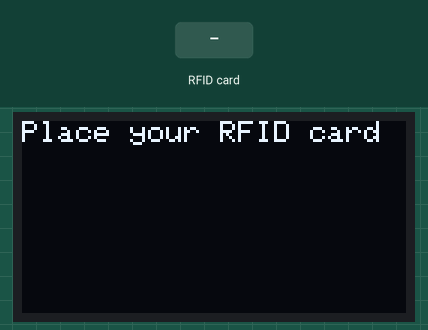
Bench run of a sketch on a simulated ESP32. Parts: 128×64 one-colour display. Inputs (shaded band) come from the test bench. What the sketch prints to the serial monitor is not drawn.

Above: at 2.3 s.
2.4 s: RFID card 72 08 FA 51 held to the reader
At 3.0 s:
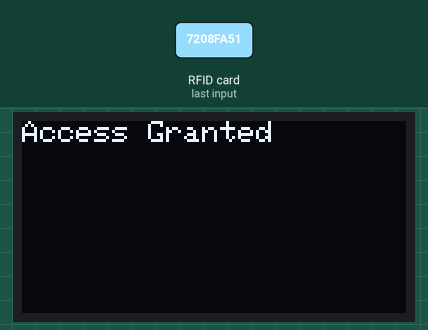
At 5.2 s:
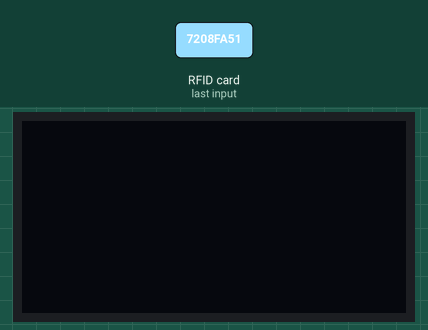
5.4 s: RFID card 5E 7A 19 C4 held to the reader
At 6.8 s:
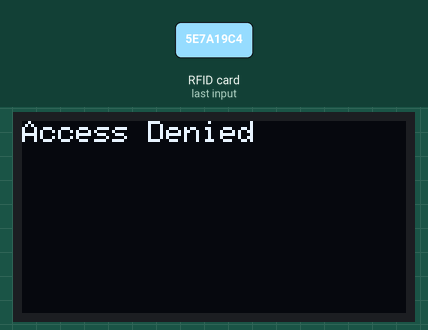
Timing chart, 0 to 8.4 s (numbered marks = the images above; inputs shaded):
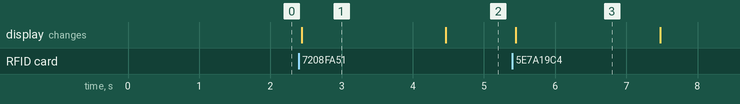

The sketch:

RFID_OLEDdisplay_ESP32_ProjectFILE.ino
```cpp
#include <SPI.h>
#include <MFRC522.h>
#include <Wire.h>
#include <Adafruit_GFX.h>
#include <Adafruit_SH110X.h>

#define SCREEN_WIDTH 128
#define SCREEN_HEIGHT 64
#define OLED_RESET -1

#define SS_PIN 5      // ESP32 GPIO pin for SDA
#define RST_PIN 22    // ESP32 GPIO pin for RST

MFRC522 rfid(SS_PIN, RST_PIN);
Adafruit_SH1106G display = Adafruit_SH1106G(SCREEN_WIDTH, SCREEN_HEIGHT, &Wire, OLED_RESET);  // Initialize SH1106 with width, height, and reset pin

// Predefined UID of authorized card
byte authorizedUID[] = {0x72, 0x08, 0xFA, 0x51};   //place ur UID card number here

void setup() {
  Serial.begin(9600);            // Initialize serial communication
  SPI.begin();                   // Initialize SPI bus
  rfid.PCD_Init();               // Initialize MFRC522

  // Initialize OLED display with custom I2C pins
  Wire.begin(15, 4);             // SDA = GPIO 15, SCL = GPIO 4
  if (!display.begin(0x3C, true)) {
    Serial.println(F("SH1106 OLED allocation failed"));
    for (;;);
  }
  display.clearDisplay();
  display.setTextSize(1);        // Normal 1:1 pixel scale
  display.setTextColor(SH110X_WHITE);
  display.setCursor(0, 0);
  display.print("Place your RFID card");
  display.display();
  delay(1000);

  Serial.println("Place your RFID card near the reader...");
}

void loop() {
  // Check if a new card is present
  if (!rfid.PICC_IsNewCardPresent() || !rfid.PICC_ReadCardSerial())
    return;

  // Clear the display
  display.clearDisplay();

  // Compare the detected UID with the authorized UID
  if (isAuthorizedCard(rfid.uid.uidByte, rfid.uid.size)) {
    Serial.println("Access Granted: Welcome!");
    display.setCursor(0, 0);
    display.print("Access Granted");
  } else {
    Serial.println("Access Denied");
    display.setCursor(0, 0);
    display.print("Access Denied");
  }

  // Show the message on the OLED
  display.display();

  // Halt PICC
  rfid.PICC_HaltA();
  // Stop encryption on PCD
  rfid.PCD_StopCrypto1();

  // Wait for 2 seconds before clearing the message
  delay(2000);
  display.clearDisplay();
  display.display();
}

// Function to compare detected UID with the authorized UID
bool isAuthorizedCard(byte *uid, byte size) {
  if (size != sizeof(authorizedUID)) return false;
  for (byte i = 0; i < size; i++) {
    if (uid[i] != authorizedUID[i]) return false;
  }
  return true;
}
```

Measured:
- after the input at 2.4 s, the display: changes at once (image 1)
- after the input at 5.4 s, the display: changes after 0.05 s (image 3)
- what the display in image 1 shows lasts 2.1 s, from 2.4 s to 4.5 s
